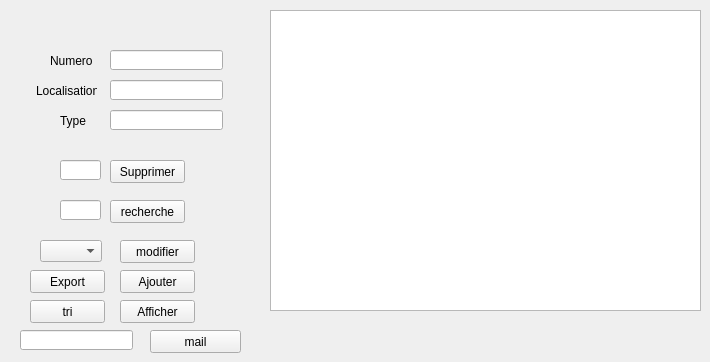
      <widget class="QWidget" name="tab_9">
       <attribute name="title">
        <string>Match</string>
       </attribute>
       <widget class="QLineEdit" name="label_rech_dep_3">
        <property name="geometry">
         <rect>
          <x>60</x>
          <y>200</y>
          <width>41</width>
          <height>20</height>
         </rect>
        </property>
       </widget>
       <widget class="QPushButton" name="button_sup_dep_3">
        <property name="geometry">
         <rect>
          <x>110</x>
          <y>160</y>
          <width>75</width>
          <height>23</height>
         </rect>
        </property>
        <property name="text">
         <string>Supprimer</string>
        </property>
       </widget>
       <widget class="QLabel" name="label_60">
        <property name="geometry">
         <rect>
          <x>36</x>
          <y>80</y>
          <width>61</width>
          <height>21</height>
         </rect>
        </property>
        <property name="text">
         <string>Localisation</string>
        </property>
       </widget>
       <widget class="QLabel" name="label_61">
        <property name="geometry">
         <rect>
          <x>60</x>
          <y>110</y>
          <width>31</width>
          <height>21</height>
         </rect>
        </property>
        <property name="text">
         <string>Type</string>
        </property>
       </widget>
       <widget class="QLineEdit" name="id_15">
        <property name="geometry">
         <rect>
          <x>110</x>
          <y>50</y>
          <width>113</width>
          <height>20</height>
         </rect>
        </property>
       </widget>
       <widget class="QPushButton" name="afficherdepartement_2">
        <property name="geometry">
         <rect>
          <x>120</x>
          <y>300</y>
          <width>75</width>
          <height>23</height>
         </rect>
        </property>
        <property name="text">
         <string>Afficher</string>
        </property>
       </widget>
       <widget class="QLabel" name="label_63">
        <property name="geometry">
         <rect>
          <x>50</x>
          <y>50</y>
          <width>47</width>
          <height>21</height>
         </rect>
        </property>
        <property name="text">
         <string>Numero</string>
        </property>
       </widget>
       <widget class="QPushButton" name="button_rech_dep_3">
        <property name="geometry">
         <rect>
          <x>110</x>
          <y>200</y>
          <width>75</width>
          <height>23</height>
         </rect>
        </property>
        <property name="text">
         <string>recherche</string>
        </property>
       </widget>
       <widget class="QPushButton" name="modifier_dep_3">
        <property name="geometry">
         <rect>
          <x>120</x>
          <y>240</y>
          <width>75</width>
          <height>23</height>
         </rect>
        </property>
        <property name="text">
         <string>modifier</string>
        </property>
       </widget>
       <widget class="QPushButton" name="afficherstatdepart_2">
        <property name="geometry">
         <rect>
          <x>150</x>
          <y>330</y>
          <width>91</width>
          <height>23</height>
         </rect>
        </property>
        <property name="text">
         <string>mail</string>
        </property>
       </widget>
       <widget class="QTableView" name="tableView_8">
        <property name="geometry">
         <rect>
          <x>270</x>
          <y>10</y>
          <width>431</width>
          <height>301</height>
         </rect>
        </property>
       </widget>
       <widget class="QLineEdit" name="id_16">
        <property name="geometry">
         <rect>
          <x>110</x>
          <y>80</y>
          <width>113</width>
          <height>20</height>
         </rect>
        </property>
       </widget>
       <widget class="QLineEdit" name="label_sup_dep_3">
        <property name="geometry">
         <rect>
          <x>60</x>
          <y>160</y>
          <width>41</width>
          <height>20</height>
         </rect>
        </property>
       </widget>
       <widget class="QComboBox" name="comboBox_16">
        <property name="geometry">
         <rect>
          <x>40</x>
          <y>240</y>
          <width>62</width>
          <height>22</height>
         </rect>
        </property>
       </widget>
       <widget class="QPushButton" name="ajouterdepartement_2">
        <property name="geometry">
         <rect>
          <x>120</x>
          <y>270</y>
          <width>75</width>
          <height>23</height>
         </rect>
        </property>
        <property name="text">
         <string>Ajouter</string>
        </property>
       </widget>
       <widget class="QLineEdit" name="id_18">
        <property name="geometry">
         <rect>
          <x>110</x>
          <y>110</y>
          <width>113</width>
          <height>20</height>
         </rect>
        </property>
       </widget>
       <widget class="QLineEdit" name="id_19">
        <property name="geometry">
         <rect>
          <x>20</x>
          <y>330</y>
          <width>113</width>
          <height>20</height>
         </rect>
        </property>
       </widget>
       <widget class="QPushButton" name="ajouterdepartement_4">
        <property name="geometry">
         <rect>
          <x>30</x>
          <y>300</y>
          <width>75</width>
          <height>23</height>
         </rect>
        </property>
        <property name="text">
         <string>tri</string>
        </property>
       </widget>
       <widget class="QPushButton" name="ajouterdepartement_5">
        <property name="geometry">
         <rect>
          <x>30</x>
          <y>270</y>
          <width>75</width>
          <height>23</height>
         </rect>
        </property>
        <property name="text">
         <string>Export</string>
        </property>
       </widget>
      </widget>
